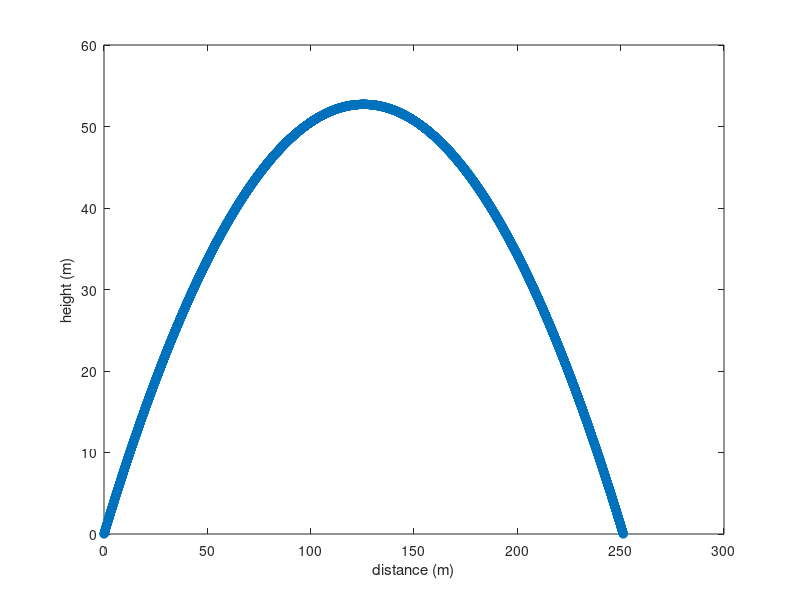

Write MATLAB code to recreate this figure.
clear;
format compact;    % type "help format" to learn what this does

g=9.8;             % acceleration due to gravity
speed=50;          % initial speed is 50 m/s
angle=40;          % beware of radians vs degrees for trig functions

h=0.001;      % timestep of 0.5 second
pos=[0 0];  % start at the origin
vel=speed*[cosd(angle) sind(angle)];

exactRange=speed^2*sind(2*angle)/g

i=0;
while pos(2)>=0
  i=i+1;
  x(i)=pos(1);
  y(i)=pos(2);

  % Acceleration due to gravity
  acc=[0 -g];

  % Euler method
  pos=pos + h*vel;
  vel=vel + h*acc;
end

% plot the trajectory as points connected by lines
plot(x,y,'o-')
xlabel('distance (m)')
ylabel('height (m)')

% linear interpolation to estimate the range of the projectile
slope=(pos(2)-y(end))/(pos(1)-x(end));
range=x(end)-y(end)/slope;
perror = 100 * abs(range - exactRange) / exactRange;
disp('Range')
disp(range)
disp('% Error')
disp(perror)
